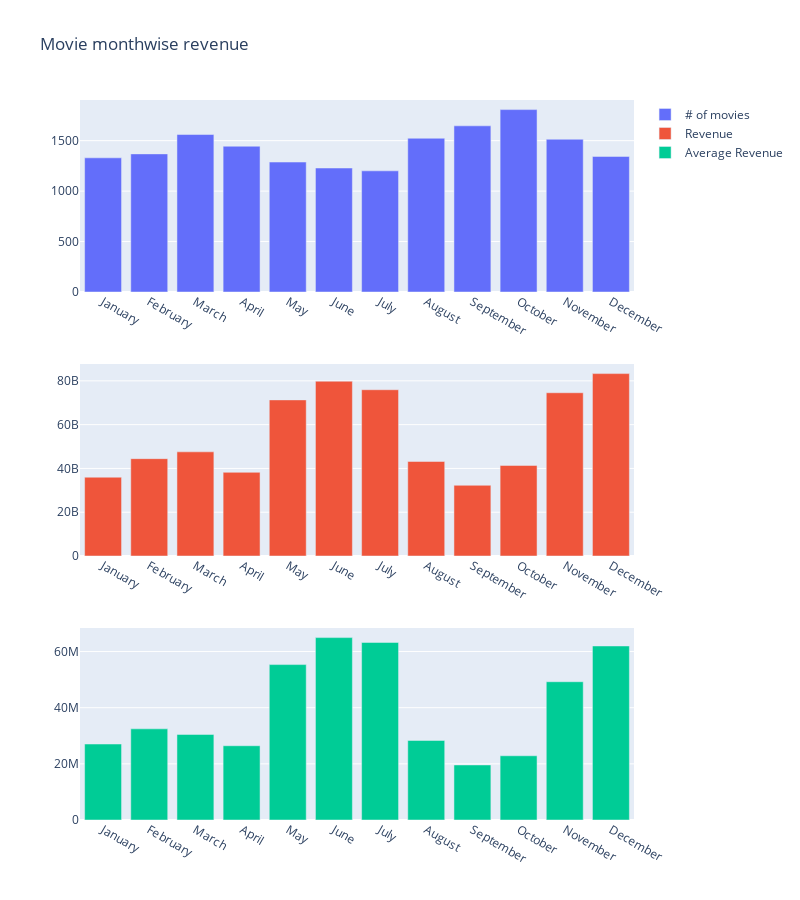

The notebook cell this image was saved under:
### Code cell
num_row, num_col = 3, 1
fig = make_subplots(rows=num_row, cols=num_col)

fig.add_trace(
    go.Bar(x=months, y=num_movies_arr, name="# of movies"),
    1, 1
)

fig.add_trace(
    go.Bar(x=months, y=sum_budget, name="Revenue"),
    2, 1
)

fig.add_trace(
    go.Bar(x=months, y=avg_budget, name="Average Revenue"),
    3, 1
)

fig.update_layout(
    height=900, 
    width=800,
    title_text="Movie monthwise revenue"
)

### Figure 1 — Plotly figure (JSON) as saved in the notebook; plotly's stock layout.template omitted (floating-point values rounded to 4 significant figures)
{"data": [{"name": "# of movies", "type": "bar", "x": ["January", "February", "March", "April", "May", "June", "July", "August", "September", "October", "November", "December"], "xaxis": "x", "y": [1330, 1369, 1561, 1445, 1288, 1229, 1201, 1524, 1647, 1808, 1514, 1344], "yaxis": "y"}, {"name": "Revenue", "type": "bar", "x": ["January", "February", "March", "April", "May", "June", "July", "August", "September", "October", "November", "December"], "xaxis": "x2", "y": [35999274280, 44458152807, 47583003420, 38225991330, 71304878092, 79853594609, 75957910873, 43188005738, 32298460607, 41363576497, 74569513358, 83320101065], "yaxis": "y2"}, {"name": "Average Revenue", "type": "bar", "x": ["January", "February", "March", "April", "May", "June", "July", "August", "September", "October", "November", "December"], "xaxis": "x3", "y": [27070000.0, 32470000.0, 30480000.0, 26450000.0, 55360000.0, 64970000.0, 63250000.0, 28340000.0, 19610000.0, 22880000.0, 49250000.0, 61990000.0], "yaxis": "y3"}], "layout": {"height": 900, "title": {"text": "Movie monthwise revenue"}, "width": 800, "xaxis": {"anchor": "y", "domain": [0, 1]}, "xaxis2": {"anchor": "y2", "domain": [0, 1]}, "xaxis3": {"anchor": "y3", "domain": [0, 1]}, "yaxis": {"anchor": "x", "domain": [0.7333, 1]}, "yaxis2": {"anchor": "x2", "domain": [0.3667, 0.6333]}, "yaxis3": {"anchor": "x3", "domain": [0, 0.2667]}}}
